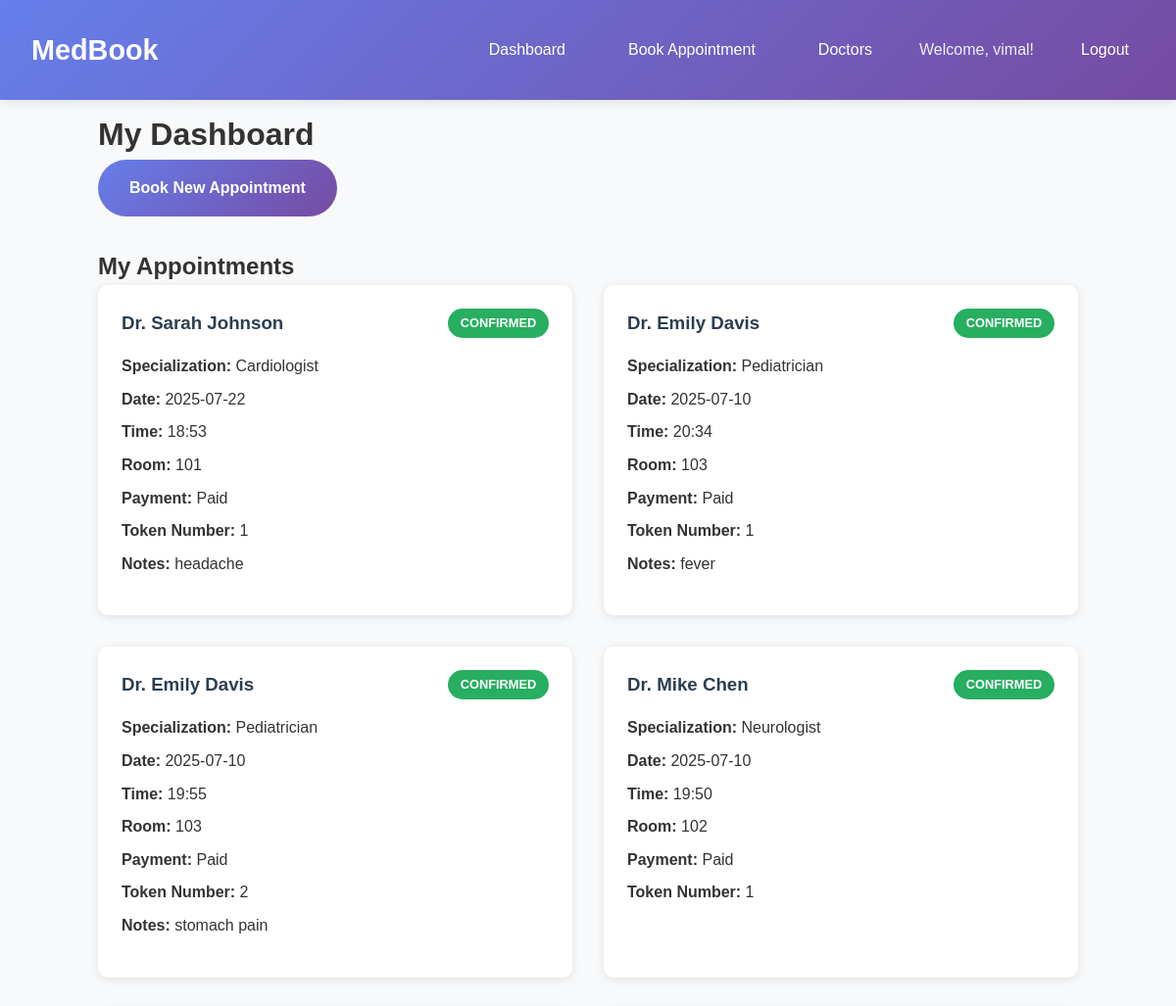
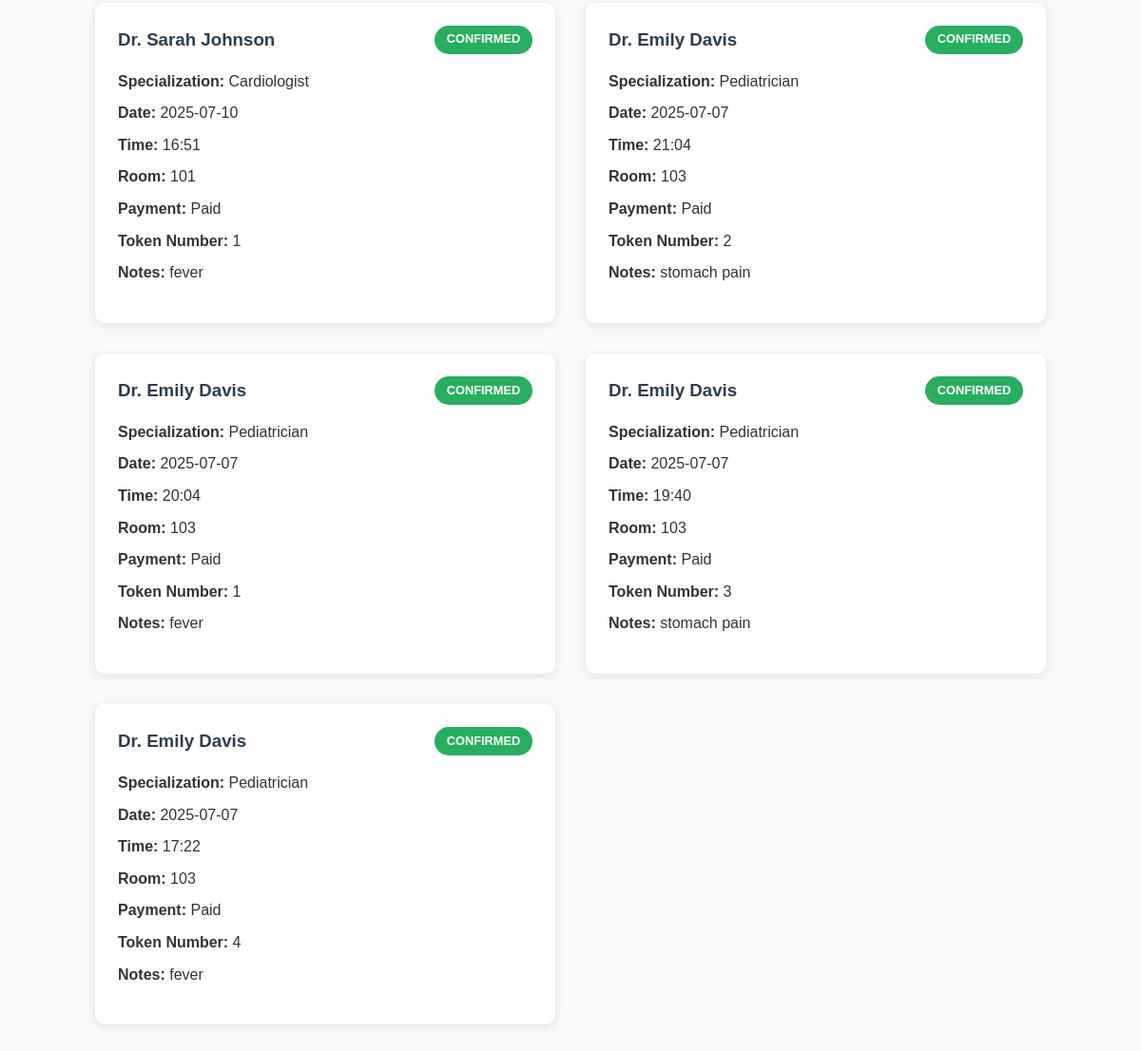
/dashboard (signed in), run on the app's committed database (2 pictures, top to bottom).
### tables this page shows
CREATE TABLE appointments (
        id INTEGER PRIMARY KEY AUTOINCREMENT,
        user_id INTEGER NOT NULL,
        doctor_id INTEGER NOT NULL,
        room_id INTEGER,
        appointment_date DATE NOT NULL,
        appointment_time TIME NOT NULL,
        status TEXT DEFAULT 'pending',
        payment_status TEXT DEFAULT 'pending',
        notes TEXT,
        token_number INTEGER,
        health_record TEXT,  
        created_at TIMESTAMP DEFAULT CURRENT_TIMESTAMP,
        FOREIGN KEY (user_id) REFERENCES users (id),
        FOREIGN KEY (doctor_id) REFERENCES doctors (id),
        FOREIGN KEY (room_id) REFERENCES rooms (id)
    );

CREATE TABLE doctors (
            id INTEGER PRIMARY KEY AUTOINCREMENT,
            name TEXT NOT NULL,
            email TEXT UNIQUE NOT NULL,
            password TEXT NOT NULL,
            specialization TEXT NOT NULL,
            experience INTEGER,
            fee INTEGER NOT NULL,
            available_days TEXT,
            available_time TEXT,
            room_id INTEGER,
            FOREIGN KEY (room_id) REFERENCES rooms (id)
        );

CREATE TABLE rooms (
            id INTEGER PRIMARY KEY AUTOINCREMENT,
            room_number TEXT NOT NULL,
            room_type TEXT NOT NULL,
            capacity INTEGER,
            facilities TEXT,
            status TEXT DEFAULT 'available'
        );

### app.py (the view)
@app.route('/dashboard')
def dashboard():
    if not is_logged_in():
        return redirect(url_for('login'))
    conn = get_db_connection()
    appointments = conn.execute('''
        SELECT a.*, d.name as doctor_name, d.specialization, r.room_number
        FROM appointments a
        JOIN doctors d ON a.doctor_id = d.id
        LEFT JOIN rooms r ON a.room_id = r.id
        WHERE a.user_id = ?
        ORDER BY a.appointment_date DESC, a.appointment_time DESC
    ''', (session['user_id'],)).fetchall()
    conn.close()
    return render_template('dashboard.html', appointments=appointments)

### app.py (called while the page is built)
def get_db_connection():
    conn = sqlite3.connect('database.db')
    conn.row_factory = sqlite3.Row
    return conn

def is_logged_in():
    return 'user_id' in session

### templates/dashboard.html (shortened to what this page needs)
<!DOCTYPE html>
<html lang="en">
<head>
    <link rel="stylesheet" href="{{ url_for('static', filename='style.css') }}">
</head>
<body>
    <nav class="navbar">
        <div class="nav-container">
            <h1 class="nav-brand">MedBook</h1>
            <div class="nav-links">
                <a href="{{ url_for('dashboard') }}">Dashboard</a>
                <a href="{{ url_for('appointment') }}">Book Appointment</a>
                <a href="{{ url_for('doctors') }}">Doctors</a>
                <span>Welcome, {{ session.user_name }}!</span>
                <a href="{{ url_for('logout') }}">Logout</a>
            </div>
        </div>
    </nav>
    <main class="main-content">
        <div class="dashboard-container">
            <h1>My Dashboard</h1>
            <div class="dashboard-actions">
                <a href="{{ url_for('appointment') }}" class="btn btn-primary">Book New Appointment</a>
            </div>
            <div class="appointments-section">
                <h2>My Appointments</h2>
                {% if appointments %}
                    <div class="appointments-grid">
                        {% for appointment in appointments %}
                            <div class="appointment-card">
                                <div class="appointment-header">
                                    <h3>{{ appointment.doctor_name }}</h3>
                                    <span class="status status-{{ appointment.status }}">{{ appointment.status.title() }}</span>
                                </div>
                                <div class="appointment-details">
                                    <p><strong>Specialization:</strong> {{ appointment.specialization }}</p>
                                    <p><strong>Date:</strong> {{ appointment.appointment_date }}</p>
                                    <p><strong>Time:</strong> {{ appointment.appointment_time }}</p>
                                    <p><strong>Room:</strong> {{ appointment.room_number or 'TBD' }}</p>
                                    <p><strong>Payment:</strong> {{ appointment.payment_status.title() }}</p>
                                    <p><strong>Token Number:</strong> {{ appointment.token_number }}</p>
                                    {% if appointment.notes %}
                                        <p><strong>Notes:</strong> {{ appointment.notes }}</p>
                                    {% endif %}
                                </div>
                            </div>
                        {% endfor %}
                    </div>
                {% else %}
                    <div class="empty-state">
                        <p>No appointments found. <a href="{{ url_for('appointment') }}">Book your first appointment</a></p>
                    </div>
                {% endif %}
            </div>
        </div>
    </main>
</body>
</html>

### static/style.css (style rules this page uses)
* { margin: 0; padding: 0; box-sizing: border-box; }
body { font-family: 'Arial', sans-serif; line-height: 1.6; color: #333; background-color: #f8f9fa; }
.navbar { background-color: #2c3e50; padding: 1rem 0; box-shadow: 0 2px 4px rgba(0,0,0,0.1); }
.nav-container { max-width: 1200px; margin: 0 auto; display: flex; justify-content: space-between; align-items: center; padding: 0 2rem; }
.nav-brand { color: #fff; font-size: 1.5rem; font-weight: bold; }
.nav-links { display: flex; gap: 2rem; align-items: center; }
.nav-links a { color: #fff; text-decoration: none; transition: color 0.3s; }
.nav-links span { color: #ecf0f1; }
.main-content { max-width: 1200px; margin: 0 auto; padding: 2rem; min-height: calc(100vh - 120px); }
.btn { display: inline-block; padding: 0.8rem 1.5rem; text-decoration: none; border-radius: 5px; transition: background-color 0.3s; border: none; cursor: pointer; font-size: 1rem; }
.btn-primary { background-color: #3498db; color: white; }
.dashboard-container { max-width: 1000px; margin: 0 auto; }
.dashboard-actions { margin-bottom: 2rem; }
.appointments-grid { display: grid; grid-template-columns: repeat(auto-fill, minmax(350px, 1fr)); gap: 2rem; }
.appointment-card { background: white; border-radius: 10px; padding: 1.5rem; box-shadow: 0 2px 10px rgba(0,0,0,0.1); }
.appointment-header { display: flex; justify-content: space-between; align-items: center; margin-bottom: 1rem; }
.appointment-header h3 { color: #2c3e50; }
.appointment-details p { margin-bottom: 0.5rem; }
.status { padding: 0.3rem 0.8rem; border-radius: 20px; font-size: 0.8rem; font-weight: bold; text-transform: uppercase; }
.status-confirmed { background-color: #27ae60; color: white; }
body { font-family: 'Segoe UI', Tahoma, Geneva, Verdana, sans-serif; line-height: 1.6; color: #333; background-color: #f8f9fa; }
.navbar { background: linear-gradient(135deg, #667eea 0%, #764ba2 100%); box-shadow: 0 2px 10px rgba(0, 0, 0, 0.1); position: sticky; top: 0; z-index: 1000; }
.nav-container { max-width: 1200px; margin: 0 auto; padding: 0 20px; display: flex; justify-content: space-between; align-items: center; height: 70px; }
.nav-brand { color: white; font-size: 1.8rem; font-weight: bold; text-decoration: none; }
.nav-links { display: flex; gap: 30px; }
.nav-links a { color: white; text-decoration: none; font-weight: 500; transition: all 0.3s ease; padding: 8px 16px; border-radius: 5px; }
.main-content { max-width: 1200px; margin: 0 auto; padding: 40px 20px; min-height: calc(100vh - 70px); }
.btn { display: inline-block; padding: 12px 30px; text-decoration: none; border-radius: 5px; font-weight: 500; transition: all 0.3s ease; border: none; cursor: pointer; font-size: 1rem; text-align: center; }
.btn-primary { background: linear-gradient(135deg, #667eea 0%, #764ba2 100%); color: white; }
.navbar { background: linear-gradient(135deg, #667eea 0%, #764ba2 100%); padding: 1rem 0; box-shadow: 0 2px 10px rgba(0,0,0,0.1); position: fixed; width: 100%; top: 0; z-index: 1000; }
.nav-container { max-width: 1200px; margin: 0 auto; padding: 0 2rem; display: flex; justify-content: space-between; align-items: center; }
.nav-brand { color: white; font-size: 1.8rem; font-weight: bold; }
.nav-links { display: flex; gap: 2rem; }
.nav-links a { color: white; text-decoration: none; padding: 0.5rem 1rem; border-radius: 5px; transition: background-color 0.3s; }
.main-content { margin-top: 80px; padding: 2rem 0; }
.btn { padding: 1rem 2rem; text-decoration: none; border-radius: 50px; font-weight: bold; transition: all 0.3s; display: inline-block; }
.btn-primary { background-color: #28a745; color: white; }

### data on the page
appointments: doctor_name "Dr. Sarah Johnson", status "CONFIRMED", specialization "Cardiologist", appointment_date "2025-07-22", appointment_time "18:53", room_number "101", payment_status "Paid", token_number "1", notes "headache"
appointments: doctor_name "Dr. Emily Davis", status "CONFIRMED", specialization "Pediatrician", appointment_date "2025-07-10", appointment_time "20:34", room_number "103", payment_status "Paid", token_number "1", notes "fever"
appointments: doctor_name "Dr. Emily Davis", status "CONFIRMED", specialization "Pediatrician", appointment_date "2025-07-10", appointment_time "19:55", room_number "103", payment_status "Paid", token_number "2", notes "stomach pain"
appointments: doctor_name "Dr. Mike Chen", status "CONFIRMED", specialization "Neurologist", appointment_date "2025-07-10", appointment_time "19:50", room_number "102", payment_status "Paid", token_number "1"
appointments: doctor_name "Dr. Sarah Johnson", status "CONFIRMED", specialization "Cardiologist", appointment_date "2025-07-10", appointment_time "16:51", room_number "101", payment_status "Paid", token_number "1", notes "fever"
appointments: doctor_name "Dr. Emily Davis", status "CONFIRMED", specialization "Pediatrician", appointment_date "2025-07-07", appointment_time "21:04", room_number "103", payment_status "Paid", token_number "2", notes "stomach pain"
appointments: doctor_name "Dr. Emily Davis", status "CONFIRMED", specialization "Pediatrician", appointment_date "2025-07-07", appointment_time "20:04", room_number "103", payment_status "Paid", token_number "1", notes "fever"
appointments: doctor_name "Dr. Emily Davis", status "CONFIRMED", specialization "Pediatrician", appointment_date "2025-07-07", appointment_time "19:40", room_number "103", payment_status "Paid", token_number "3", notes "stomach pain"
appointments: doctor_name "Dr. Emily Davis", status "CONFIRMED", specialization "Pediatrician", appointment_date "2025-07-07", appointment_time "17:22", room_number "103", payment_status "Paid", token_number "4", notes "fever"

### other printed values
{{ session.user_name }} "vimal"
